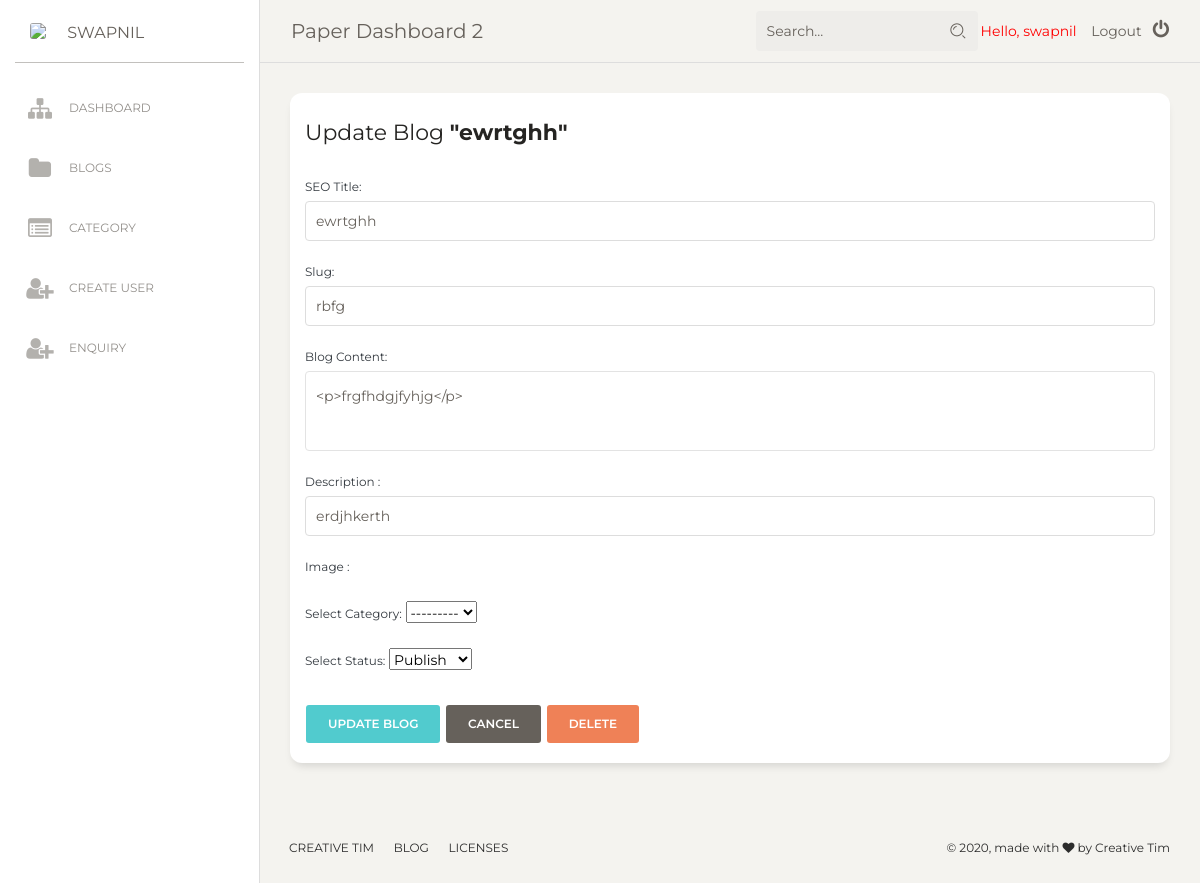
The app's page /admin-panel/update/rbfg/ (signed in) with its own data.
### blogs/models.py (models this page shows, shortened)
class Blog(models.Model):
    STATUS = (
        ('Publish', 'Publish'),
        ('Draft', 'Draft'),
        ('Pending', 'Pending')
    )
    title = models.CharField(max_length= 100, blank= False )
    description = models.CharField(max_length= 160 , blank= False)
    content = RichTextField()
    slug = models.SlugField(max_length= 100, unique= True, blank= False)
    image = models.ImageField(null= True, blank= True, upload_to= 'images/')
    status = models.CharField(max_length= 15, choices= STATUS, blank= False)
    category = models.ForeignKey(Category, on_delete=models.CASCADE)
    Date = models.DateField(auto_now= True)

### dashboard/views.py (the view)
# urls.py: path('update/<slug:slug>/', views.Updateblog, name= 'updateblog'),
@login_required(login_url = 'login')
def Updateblog(request, slug):
    blog = Blog.objects.get(slug=slug)
    form = BlogForm(instance = blog)
    if request.method == 'POST':
        form = BlogForm(request.POST,request.FILES, instance = blog)
        if form.is_valid():
            form.save()
    contex = {'form': form, 'blog': blog }
    return render (request, 'update-blog.html', contex )

### dashboard/forms.py
class BlogForm(ModelForm):
	class Meta:
		model = Blog
		fields = '__all__'
		widgets = {
            'title': forms.TextInput(
				attrs={'class': 'form-control'}),
            'content': forms.Textarea(
				attrs={'class': 'form-control'}),
			'description': forms.TextInput(
				attrs={'class': 'form-control'}),
			'slug': forms.TextInput(
				attrs={'class': 'form-control'}),
			}

### dashboard/templates/update-blog.html (shortened to what this page needs)
{% extends 'base.html' %}
{% block content %}
<div class="content">
<div class="card card-user">
    <div class="card-header">
      <h5 class="card-title">Update Blog <strong>"{{blog.title}}"</strong></h5>
    </div>
    <div class="card-body">
      <form action= "" method="POST" enctype="multipart/form-data">
        <div class="form-group">
            <label class="text-dark">SEO Title: </label>
            {{form.title}}
          </div>
        <div class="form-group">
            <label class="text-dark" >Slug: </label>
            {{form.slug}}
        </div>
        <div class="form-group">
            <label class="text-dark">Blog Content:</label><br>
            {{form.content | safe}}
        </div>
        <div class="form-group">
            <label class="text-dark">Description : </label><br>
           {{form.description}}
        </div>
        <div class="form-group">
          <label class="text-dark">Image : </label><br>
      </div>
        <div class="form-group">
            <label class="text-dark">Select Category: </label>
            {{form.category}}
        </div>
        <div class="form-group">
            <label class="text-dark">Select Status: </label>
            {{form.status}}
        </div>
        <button type="submit" class="btn btn-primary">Update Blog</button>
        <a type= "button" href="{% url 'bloglist' %}"class="btn btn-secondary">Cancel</a>
        <a type= "button" href="{% url 'deleteblog' blog.slug %}"class="btn btn-danger">Delete</a>
      </form>
    </div>
  </div>
</div>
{% endblock content %}

### templates/base.html (shortened to what this page needs)
<!DOCTYPE html>
<html lang="en">
{% load static %}
<head>
  <link href="https://maxcdn.bootstrapcdn.com/font-awesome/latest/css/font-awesome.min.css" rel="stylesheet">
  <link href="{% static 'assets/css/bootstrap.min.css' %}" rel="stylesheet" />
  <link href="{% static 'assets/css/paper-dashboard.css' %}" rel="stylesheet" />
  <link href="{% static 'assets/demo/demo.css' %}" rel="stylesheet" />
</head>
<body class="">
  <div class="wrapper ">
    <div class="sidebar" data-color="white" data-active-color="danger">
      <div class="logo">
        <a href="http://www.creative-tim.com" class="simple-text logo-mini">
          <div class="logo-image-small">
            <img src="{% static 'assets/img/logo-small.png' %}">
          </div>
        </a>
        <a href="#" class="simple-text logo-normal">
          {{request.user}}
        </a>
      </div>
      <div class="sidebar-wrapper">
        <ul class="nav">
          <li>
            <a href="{% url 'index' %}">
              <i class="fa fa-sitemap"></i>
              <p>Dashboard</p>
            </a>
          </li>
          <li>
            <a href="{% url 'bloglist' %}">
              <i class="fa fa-folder"></i>
              <p>Blogs</p>
            </a>
          </li>
          <li>
            <a href="{% url 'categorylist' %}">
              <i class="fa fa-list-alt"></i>
              <p>Category</p>
            </a>
          </li>
          <li>
            <a href="{% url 'register' %}">
              <i class="fa fa-user-plus"></i>
              <p>Create User</p>
            </a>
          </li>
          <li>
            <a href="{% url 'enquiry' %}">
              <i class="fa fa-user-plus"></i>
              <p>Enquiry</p>
            </a>
          </li>
        </ul>
      </div>
    </div>
    <div class="main-panel">
      <nav class="navbar navbar-expand-lg navbar-absolute fixed-top navbar-transparent">
        <div class="container-fluid">
          <div class="navbar-wrapper">
            <a class="navbar-brand" href="#pablo">Paper Dashboard 2</a>
          </div>
          <div class="collapse navbar-collapse justify-content-end" id="navigation">
            <form>
              <div class="input-group no-border">
                <input type="text" value="" class="form-control" placeholder="Search...">
                <div class="input-group-append">
                  <div class="input-group-text">
                    <i class="nc-icon nc-zoom-split"></i>
                  </div>
                </div>
              </div>
            </form>
            <span style = "color: red;">Hello, {{request.user}} &nbsp; &nbsp; </span>
            <a type="button" href="{% url 'logout'%}"> Logout &nbsp; <i class="fa fa-power-off" style="font-size:19px"></i></a>
          </div>
        </div>
      </nav>
      {% block content %}
      {% endblock content %}
      <footer class="footer footer-black  footer-white ">
        <div class="container-fluid">
          <div class="row">
            <nav class="footer-nav">
              <ul>
                <li>
                  <a href="https://www.creative-tim.com" target="_blank">Creative Tim</a>
                </li>
                <li>
                  <a href="http://blog.creative-tim.com/" target="_blank">Blog</a>
                </li>
                <li>
                  <a href="https://www.creative-tim.com/license" target="_blank">Licenses</a>
                </li>
              </ul>
            </nav>
            <div class="credits ml-auto">
              <span class="copyright">
                ©
                , made with <i class="fa fa-heart heart"></i> by Creative Tim
              </span>
            </div>
          </div>
        </div>
      </footer>
    </div>
  </div>
</body>
</html>

### records on screen
Blog: title "ewrtghh", slug "rbfg", content "<p>frgfhdgjfyhjg</p>", description "erdjhkerth", category "---------", status "Publish"

### other values on screen
{{ request.user }} "SWAPNIL"
{{ request.user }} "swapnil"
